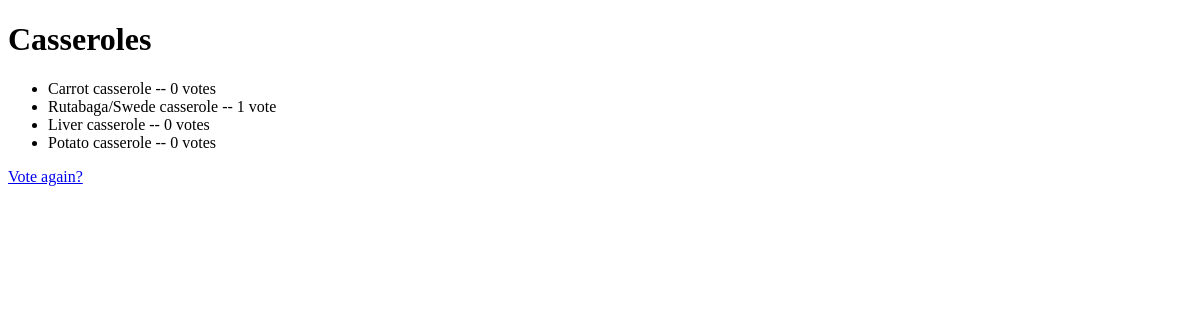
Before: /polls/4/results/ with the older database file.
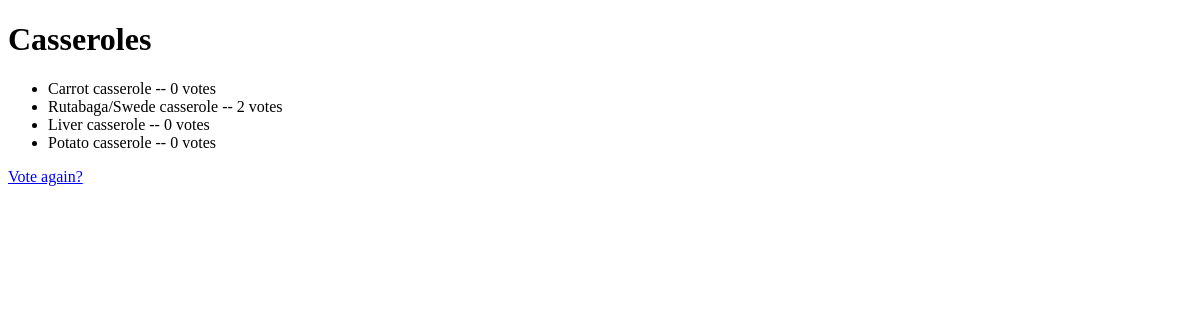
After: the same page with the newer database file.
### polls/models.py (models this page shows, shortened)
class Question(models.Model):
    question_text = models.CharField(max_length=200)
    pub_date = models.DateTimeField('date published')
    def was_published_recently(self):
        now = timezone.now()
        return now - datetime.timedelta(days=1) <= self.pub_date <= now
    was_published_recently.admin_order_field = 'pub_date'
    was_published_recently.boolean = True
    was_published_recently.short_description = 'Published recently?'

class Choice(models.Model):
    question = models.ForeignKey(Question, on_delete=models.CASCADE)
    choice_text = models.CharField(max_length=200)
    votes = models.IntegerField(default=0)

### polls/views.py (the view)
# urls.py: path('<int:pk>/results/', views.ResultsView.as_view(), name='results'),
class ResultsView(generic.DetailView):
    model = Question
    template_name = 'polls/results.html'

### polls/templates/polls/results.html (shortened to what this page needs)
<!DOCTYPE html>
<html lang="en">
<head>
</head>
<body>
    <h1>{{ question.question_text }}</h1>
    <ul>
        {% for choice in question.choice_set.all %}
        <li>
            {{choice.choice_text}} -- {{choice.votes}} vote{{choice.votes|pluralize}}
        </li>
        {% endfor %}
    </ul>
    <a href="{% url 'polls:detail' question.id %}">Vote again?</a>
</body>
</html>

Changed rows visible on the page:
changed Choice "Rutabaga/Swede casserole": votes "1" → "2"
